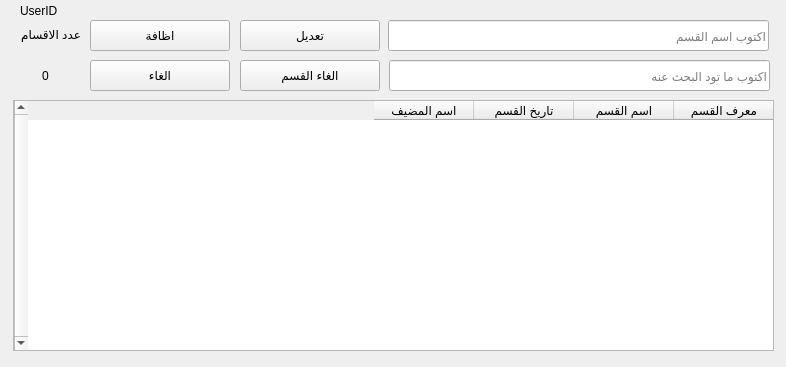
<?xml version="1.0" encoding="UTF-8"?>
<ui version="4.0">
 <class>Section</class>
 <widget class="QWidget" name="Section">
  <property name="windowModality">
   <enum>Qt::ApplicationModal</enum>
  </property>
  <property name="geometry">
   <rect>
    <x>0</x>
    <y>0</y>
    <width>786</width>
    <height>367</height>
   </rect>
  </property>
  <property name="windowTitle">
   <string>الاقسام</string>
  </property>
  <property name="layoutDirection">
   <enum>Qt::RightToLeft</enum>
  </property>
  <property name="autoFillBackground">
   <bool>false</bool>
  </property>
  <property name="styleSheet">
   <string notr="true"/>
  </property>
  <property name="locale">
   <locale language="Arabic" country="Jordan"/>
  </property>
  <widget class="QLineEdit" name="lineEditSectionName">
   <property name="geometry">
    <rect>
     <x>388</x>
     <y>20</y>
     <width>381</width>
     <height>31</height>
    </rect>
   </property>
   <property name="placeholderText">
    <string>اكتوب اسم القسم </string>
   </property>
  </widget>
  <widget class="QPushButton" name="btnAddSection">
   <property name="geometry">
    <rect>
     <x>90</x>
     <y>20</y>
     <width>140</width>
     <height>31</height>
    </rect>
   </property>
   <property name="text">
    <string>اظافة</string>
   </property>
  </widget>
  <widget class="QTableWidget" name="tableSection">
   <property name="geometry">
    <rect>
     <x>13</x>
     <y>100</y>
     <width>761</width>
     <height>251</height>
    </rect>
   </property>
   <property name="lineWidth">
    <number>1</number>
   </property>
   <property name="midLineWidth">
    <number>0</number>
   </property>
   <property name="verticalScrollBarPolicy">
    <enum>Qt::ScrollBarAlwaysOn</enum>
   </property>
   <property name="horizontalScrollBarPolicy">
    <enum>Qt::ScrollBarAsNeeded</enum>
   </property>
   <property name="autoScroll">
    <bool>true</bool>
   </property>
   <property name="tabKeyNavigation">
    <bool>true</bool>
   </property>
   <property name="showDropIndicator" stdset="0">
    <bool>true</bool>
   </property>
   <property name="dragEnabled">
    <bool>false</bool>
   </property>
   <property name="dragDropOverwriteMode">
    <bool>true</bool>
   </property>
   <property name="alternatingRowColors">
    <bool>false</bool>
   </property>
   <property name="showGrid">
    <bool>true</bool>
   </property>
   <property name="sortingEnabled">
    <bool>false</bool>
   </property>
   <property name="cornerButtonEnabled">
    <bool>true</bool>
   </property>
   <attribute name="horizontalHeaderVisible">
    <bool>true</bool>
   </attribute>
   <attribute name="horizontalHeaderCascadingSectionResizes">
    <bool>false</bool>
   </attribute>
   <attribute name="horizontalHeaderHighlightSections">
    <bool>true</bool>
   </attribute>
   <attribute name="horizontalHeaderShowSortIndicator" stdset="0">
    <bool>false</bool>
   </attribute>
   <attribute name="horizontalHeaderStretchLastSection">
    <bool>false</bool>
   </attribute>
   <attribute name="verticalHeaderVisible">
    <bool>true</bool>
   </attribute>
   <attribute name="verticalHeaderCascadingSectionResizes">
    <bool>false</bool>
   </attribute>
   <attribute name="verticalHeaderHighlightSections">
    <bool>true</bool>
   </attribute>
   <attribute name="verticalHeaderShowSortIndicator" stdset="0">
    <bool>false</bool>
   </attribute>
   <attribute name="verticalHeaderStretchLastSection">
    <bool>false</bool>
   </attribute>
   <column>
    <property name="text">
     <string>معرف القسم</string>
    </property>
   </column>
   <column>
    <property name="text">
     <string>اسم القسم</string>
    </property>
   </column>
   <column>
    <property name="text">
     <string>تاريخ القسم</string>
    </property>
   </column>
   <column>
    <property name="text">
     <string>اسم المضيف</string>
    </property>
   </column>
  </widget>
  <widget class="QPushButton" name="btnSectionDelete">
   <property name="geometry">
    <rect>
     <x>240</x>
     <y>60</y>
     <width>140</width>
     <height>31</height>
    </rect>
   </property>
   <property name="text">
    <string>الغاء القسم</string>
   </property>
  </widget>
  <widget class="QLineEdit" name="linEditSectionSearch">
   <property name="geometry">
    <rect>
     <x>389</x>
     <y>60</y>
     <width>381</width>
     <height>31</height>
    </rect>
   </property>
   <property name="alignment">
    <set>Qt::AlignLeading|Qt::AlignLeft|Qt::AlignVCenter</set>
   </property>
   <property name="placeholderText">
    <string>اكتوب ما تود البحث عنه </string>
   </property>
  </widget>
  <widget class="QLabel" name="labUserID">
   <property name="geometry">
    <rect>
     <x>20</x>
     <y>0</y>
     <width>61</width>
     <height>21</height>
    </rect>
   </property>
   <property name="text">
    <string>UserID</string>
   </property>
  </widget>
  <widget class="QLabel" name="label">
   <property name="geometry">
    <rect>
     <x>0</x>
     <y>19</y>
     <width>81</width>
     <height>31</height>
    </rect>
   </property>
   <property name="text">
    <string>عدد الاقسام </string>
   </property>
  </widget>
  <widget class="QLabel" name="labNumberSection">
   <property name="geometry">
    <rect>
     <x>30</x>
     <y>60</y>
     <width>31</width>
     <height>31</height>
    </rect>
   </property>
   <property name="text">
    <string>0</string>
   </property>
   <property name="alignment">
    <set>Qt::AlignCenter</set>
   </property>
  </widget>
  <widget class="QPushButton" name="btnEditSection">
   <property name="geometry">
    <rect>
     <x>240</x>
     <y>20</y>
     <width>140</width>
     <height>31</height>
    </rect>
   </property>
   <property name="text">
    <string>تعديل</string>
   </property>
  </widget>
  <widget class="QPushButton" name="btnCancel">
   <property name="geometry">
    <rect>
     <x>90</x>
     <y>60</y>
     <width>140</width>
     <height>31</height>
    </rect>
   </property>
   <property name="text">
    <string>الغاء</string>
   </property>
  </widget>
 </widget>
 <tabstops>
  <tabstop>lineEditSectionName</tabstop>
  <tabstop>linEditSectionSearch</tabstop>
  <tabstop>btnAddSection</tabstop>
  <tabstop>tableSection</tabstop>
  <tabstop>btnSectionDelete</tabstop>
 </tabstops>
 <resources/>
 <connections/>
</ui>
